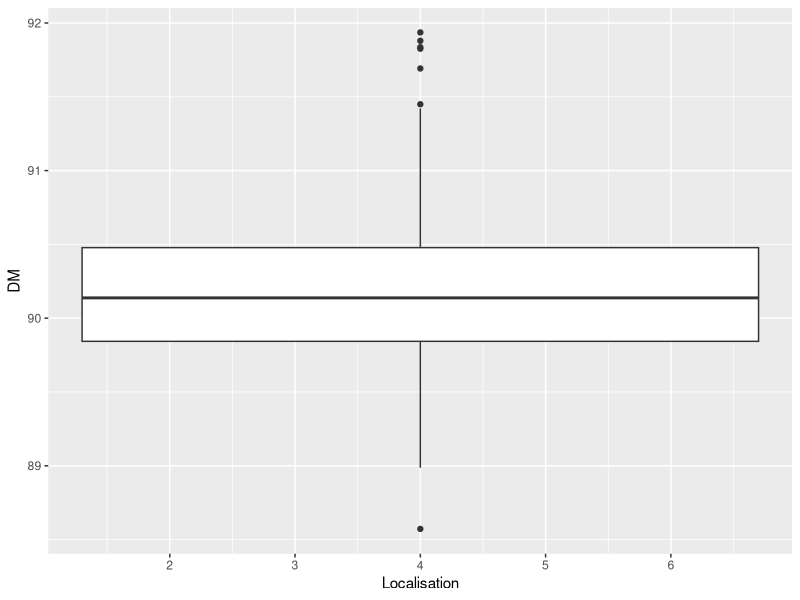
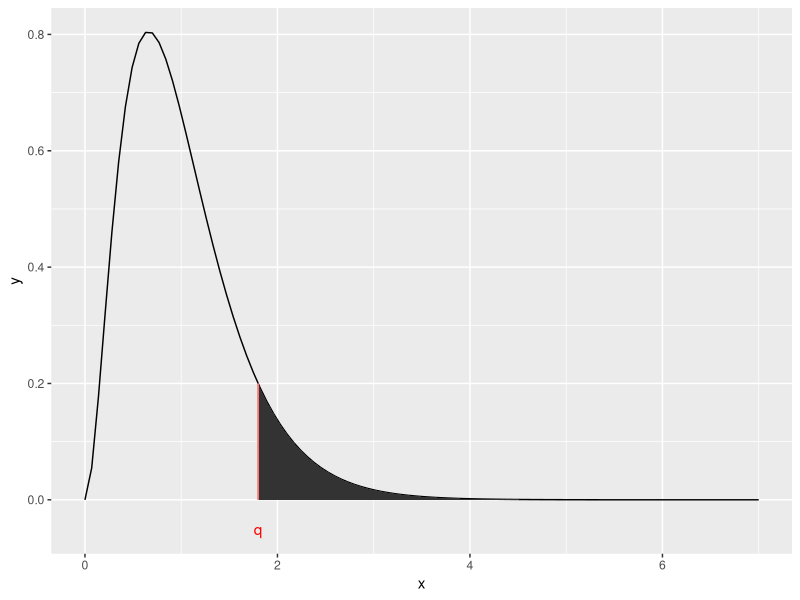

The R source for these figures, in order:
## ---- chunk 1
knitr::opts_chunk$set(echo = FALSE, cache= TRUE, eval = TRUE, fig.show='hide', message = FALSE, warning = FALSE, results = 'hide' )
library(tidyverse)
library(kableExtra)
out_type <- knitr::opts_knit$get("rmarkdown.pandoc.to")

## ---- chunk 2
print(out_type)

is_pdf <-  (out_type=='latex')
print(is_pdf)
## ---- chunk 3
cafe <- read.table('cafe_DM.csv', sep = ';' , stringsAsFactors = TRUE, header = TRUE)
## ---- chunk 4
cafe %>% 
  ggplot() + geom_boxplot(aes(x=Localisation, y = DM))
## ---- chunk 5
cafe %>% 
  mutate(Localisation = as.factor(Localisation))
## ---- chunk 6
cafe %>% 
  group_by(Localisation) %>% 
  summarise(DM_mean = mean(DM))
## ---- chunk 7
stat_desc <- cafe %>% 
  group_by(Localisation) %>% 
  summarise(DM_mean = mean(DM), 
            DM_sd = sd(DM), 
            q05 = quantile(DM, probs = 0.05 ),
            q50 = quantile(DM, probs = 0.5 ),
            q95 = quantile(DM, probs = 0.95 )
            )
## ---- chunk 8
stat_desc %>% 
  kable(digits=2, format = "html", escape = FALSE) %>%
  collapse_rows(columns = 1, valign = 'top') %>%
  kable_classic(full_width = F, html_font = "Cambria")
## ---- chunk 9
stat_desc %>% 
  kable(digits=2, booktabs = T)%>%
  kable_styling(latex_options = "striped")
## ---- chunk 10
DM_lm <- lm(DM~Localisation, data = cafe)
## ---- chunk 11
DM_lm0 <- lm(DM~1, data = cafe)
## ---- chunk 12
anova(DM_lm0, DM_lm)
## ---- chunk 13
summary(DM_lm)
## ---- chunk 14
cafe_residuals <- cafe %>% 
  group_by(Localisation) %>% 
  mutate(DM_mean = mean(DM), Residuals = DM -DM_mean)
## ---- chunk 15
RSS <- cafe_residuals %>% 
  ungroup() %>% 
  summarise(RSS_group=sum(Residuals^2))
## ---- chunk 16
cafe_residuals_M0 <- cafe %>% 
  mutate(DM_mean = mean(DM), Residuals = DM -DM_mean)
## ---- chunk 17
RSS0 <- cafe %>% 
  mutate(DM_mean = mean(DM), Residuals = DM -DM_mean) %>% 
  summarise(RSS_group=sum(Residuals^2))
## ---- chunk 18
R2 <- (RSS0-RSS)/RSS0
## ---- chunk 19
norigine <- nrow(stat_desc)
n <- nrow(cafe)

numerateur <- (RSS0 - RSS)/(norigine-1) 
denominateur <- RSS/(n-norigine)
stat_test <- numerateur/denominateur
## ---- chunk 20
q_value <- 1.8
ggplot(data.frame(x = c(0, 7)), aes(x)) +
  stat_function(fun = df, args = list(df1=norigine-1, df2 =n -norigine)) + 
  stat_function(fun = df,
                args = list(df1=norigine-1, df2 =n -norigine),
                xlim = c(q_value,7),
                geom = "area") +
  geom_segment(aes(x = q_value, y = 0, xend = q_value, yend = df(q_value, df1= norigine-1, df2 = n - norigine), colour = "red")) +
  annotate(geom = "text", x= q_value, y = -0.05, label = 'q', colour = 'red') +
  theme(legend.position = 'none')
